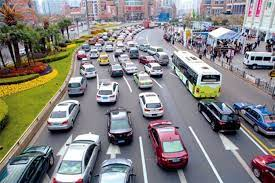
#> input picture CV2/data/cars.jpg, 275 x 183 px
$ python contourns.py
#> lines starting #> are read from the running program, lines starting #| are printed output that depends on the picture; after the words box and inside, x2 and y2 are one past the last pixel; in counts of white or black regions, pixels touching at a corner belong together
import cv2 as cv
import numpy as np

# Remember that there are differents between contourns and edges

img = cv.imread('data/cars.jpg')
#> img is the input picture: shape (183, 275, 3); mean B, G, R 128.8, 130.3, 132.5
cv.imshow('Cars', img)

blank = np.zeros(img.shape, dtype='uint8')
cv.imshow('Blank', blank)

gray = cv.cvtColor(img, cv.COLOR_BGR2GRAY)
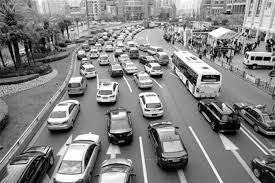
#> gray: shape (183, 275); min 0, max 255, mean 130.8
cv.imshow('Gray', gray)

blur = cv.GaussianBlur(gray, (5,5), cv.BORDER_DEFAULT)
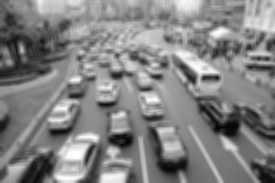
#> blur: shape (183, 275); min 4, max 254, mean 130.8
cv.imshow('Blur', blur)

canny = cv.Canny(blur, 125, 175)
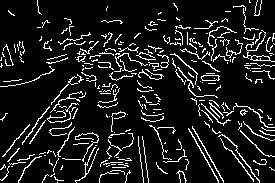
#> canny: shape (183, 275); 10.6% white in thin lines or dots
cv.imshow('Canny', canny)

ret, thresh = cv.threshold(gray, 125, 255, cv.THRESH_BINARY)
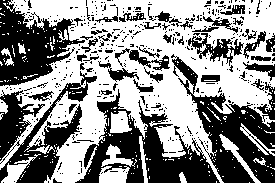
#> thresh: shape (183, 275); 55.4% white; 411 black regions (363 under 20 px)
cv.imshow('Thresh', thresh)
''' Treshold tries to binarize the image:
        if the pixel is below 125 it becomes 0 (or black),
        if the pixel is above 125 it becomes 255 (or white)
'''

contours, hierarchies = cv.findContours(thresh, cv.RETR_LIST, cv.CHAIN_APPROX_SIMPLE)
#> contours = 908 contours, 833 with area under 20; largest, box (x1, y1, x2, y2) and area: (0, 0, 275, 183) 28319, (187, 32, 244, 67) 820, (99, 166, 130, 183) 358, (171, 56, 199, 95) 342, (110, 111, 132, 133) 320
''' Contours is a python list with all the contours of the img
    Contour retrieval mode:
        RETR_LIST: All the contourns in the list
        RETR_TREE: All the hierarchical contourns
        RETR_EXTERNAL: Only the external contourns
    Contourn approximation method:
        CHAIN_APPROX_NONE: Returns all the contourns
        CHAIN_APPROX_SIMPLE: Compresses all the contourns to a single one that make sense
'''
print(f'{len(contours)} contour(s) found!')
#| 908 contour(s) found!

cv.drawContours(blank, contours, -1, (0,0,255), 1)
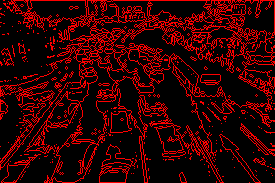
#> blank: shape (183, 275, 3); mean of channels 0, 1, 2 0, 0, 49.4; drawn as B, G, R
cv.imshow('Contourns Drawn', blank)

cv.waitKey(0)

$ run again, with CV2/data/Cane_test.jpg copied over CV2/data/cars.jpg
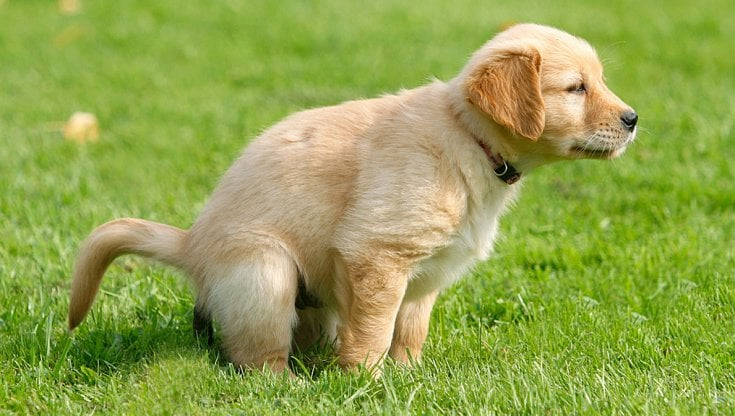
#> input picture CV2/data/Cane_test.jpg, 735 x 416 px
#> img is the input picture: shape (416, 735, 3); mean B, G, R 78.2, 162.7, 146.4
#> canny: shape (416, 735); 0.83% white in thin lines or dots
#> `ret, thresh = cv.threshold(gray, 125, 255, cv.THRESH_BINARY)`:
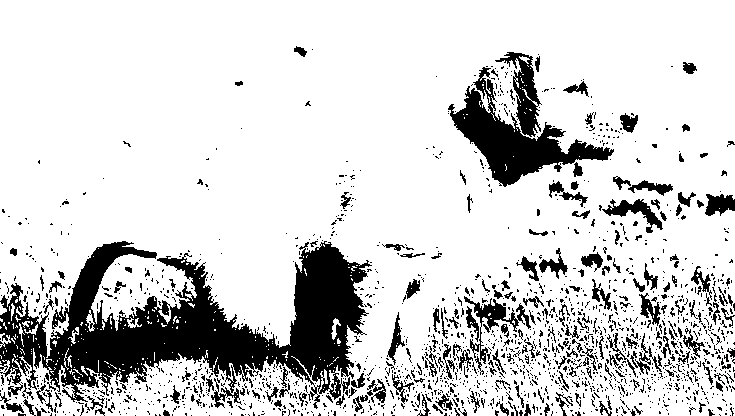
#> thresh: shape (416, 735); 82.1% white; 1776 black regions (1554 under 20 px)
#> contours = 2752 contours, 2411 with area under 20; largest, box (x1, y1, x2, y2) and area: (0, 0, 735, 416) 274298, (447, 66, 615, 188) 6382, (494, 51, 542, 138) 1742, (601, 198, 664, 234) 783, (463, 295, 520, 333) 782
#| 2752 contour(s) found!
#> `cv.drawContours(blank, contours, -1, (0,0,255), 1)`:
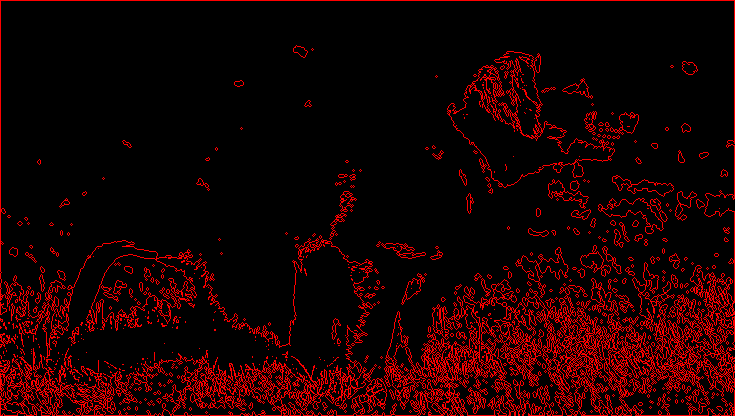
#> blank: shape (416, 735, 3); mean of channels 0, 1, 2 0, 0, 26.5; drawn as B, G, R

$ run again, with CV2/data/Tigre_test.jpg copied over CV2/data/cars.jpg
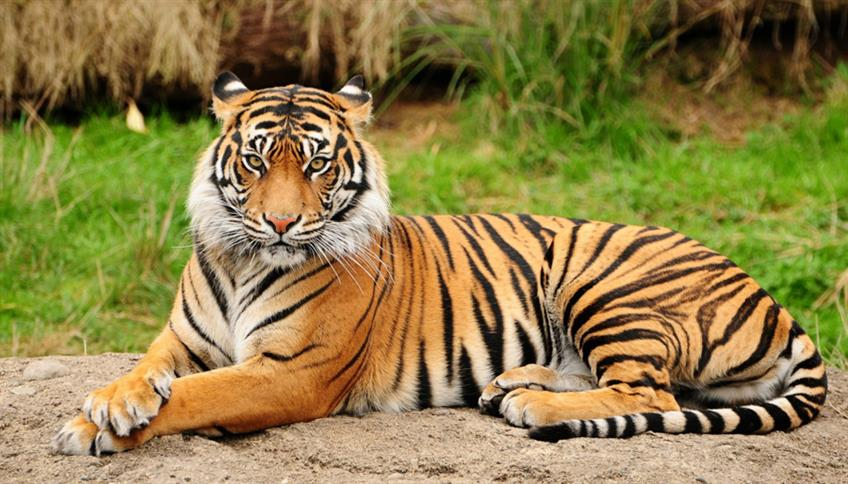
#> input picture CV2/data/Tigre_test.jpg, 848 x 484 px
#> img is the input picture: shape (484, 848, 3); mean B, G, R 72, 126.9, 142.3
#> canny: shape (484, 848); 4.4% white in thin lines or dots
#> `ret, thresh = cv.threshold(gray, 125, 255, cv.THRESH_BINARY)`:
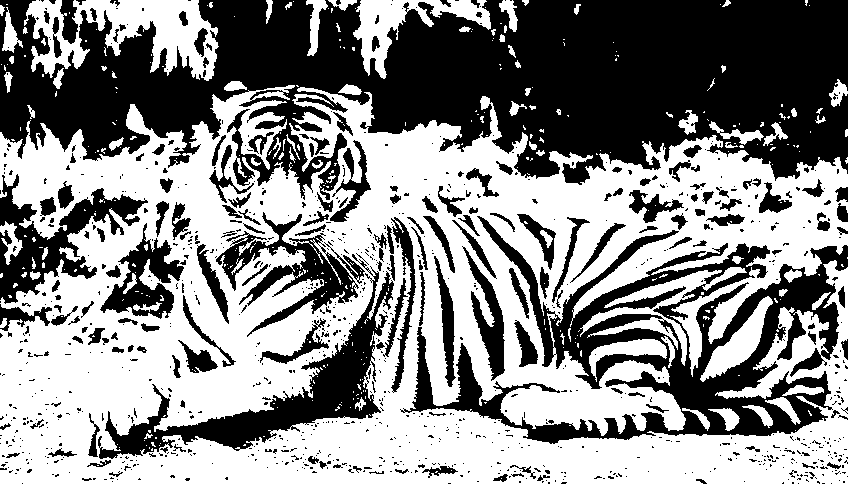
#> thresh: shape (484, 848); 53.9% white; 1019 black regions (840 under 20 px)
#> contours = 1661 contours, 1361 with area under 20; largest, box (x1, y1, x2, y2) and area: (0, 85, 848, 484) 237609, (98, 268, 395, 460) 11544, (24, 0, 219, 81) 8025, (215, 211, 359, 338) 5574, (99, 222, 185, 320) 3656
#| 1661 contour(s) found!
#> `cv.drawContours(blank, contours, -1, (0,0,255), 1)`:
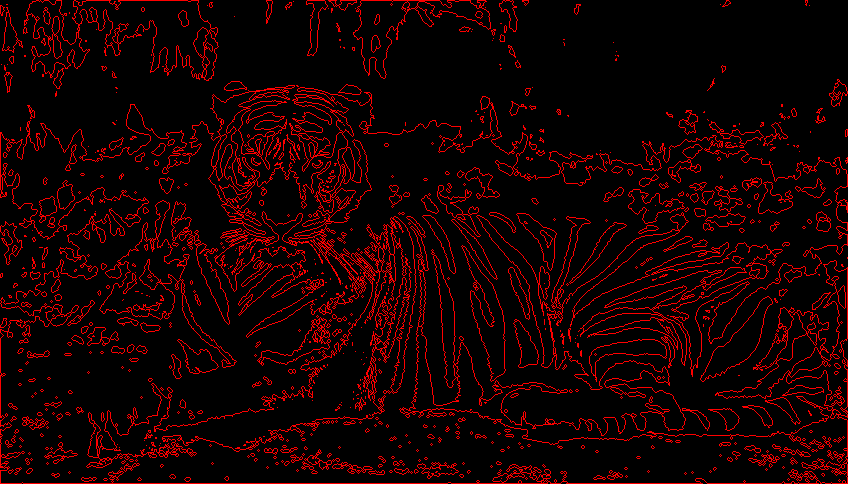
#> blank: shape (484, 848, 3); mean of channels 0, 1, 2 0, 0, 24.1; drawn as B, G, R

$ run again, with CV2/data/butterfly.jpg copied over CV2/data/cars.jpg
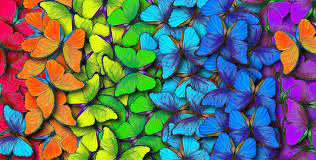
#> input picture CV2/data/butterfly.jpg, 316 x 160 px
#> img is the input picture: shape (160, 316, 3); mean B, G, R 102.7, 110.2, 98.2
#> canny: shape (160, 316); 7.2% white in thin lines or dots
#> `ret, thresh = cv.threshold(gray, 125, 255, cv.THRESH_BINARY)`:
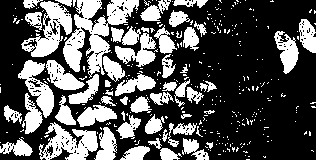
#> thresh: shape (160, 316); 34% white; 341 white regions (286 under 20 px)
#> contours = 672 contours, 619 with area under 20; largest, box (x1, y1, x2, y2) and area: (63, 0, 139, 78) 2280, (21, 1, 72, 57) 1256, (39, 122, 98, 160) 1160, (18, 60, 54, 118) 856, (115, 33, 156, 67) 582
#| 672 contour(s) found!
#> `cv.drawContours(blank, contours, -1, (0,0,255), 1)`:
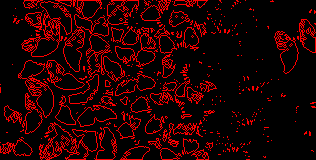
#> blank: shape (160, 316, 3); mean of channels 0, 1, 2 0, 0, 34.4; drawn as B, G, R
